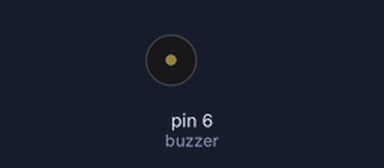
The sketch below on a simulated Arduino Uno, built with avr-gcc and run on an emulated ATmega328P. Parts: buzzer (waves = sounding, pin HIGH).

Above: at 0.6 s.
Timing chart, 0 to 3.0 s (numbered marks = the images above):
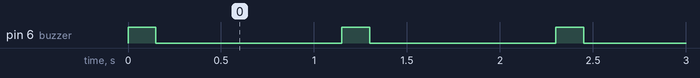

Measured:
- by itself, pin 6 (buzzer): alternates HIGH for 0.15 s and LOW for 1.0 s

The sketch:

Buzzer_Simples_Liga_e_Desliga.ino
```cpp
int buzzer = 6;

void setup() {
  pinMode(buzzer, OUTPUT);
}

void loop() {

  digitalWrite(buzzer, HIGH);
  delay(150);
  digitalWrite(buzzer, LOW);
  delay(1000);
}
```
